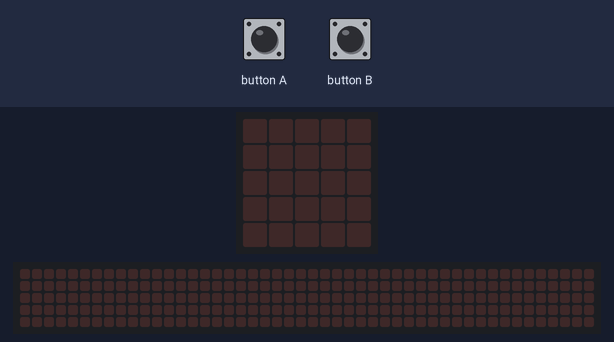
Bench run of a program on a simulated BBC micro:bit (MakeCode). Parts: the board's 5×5 LED display, a strip that is not on the board, showing the scrolling text unrolled. Inputs (shaded band) come from the test bench. The 48×5 strip is a reading aid, not a part: it shows the text the display is scrolling, unrolled, one strip-width of it at a time.

Above: at 1.2 s.
1.3 s: button A pressed for 0.15 s
At 2.7 s:
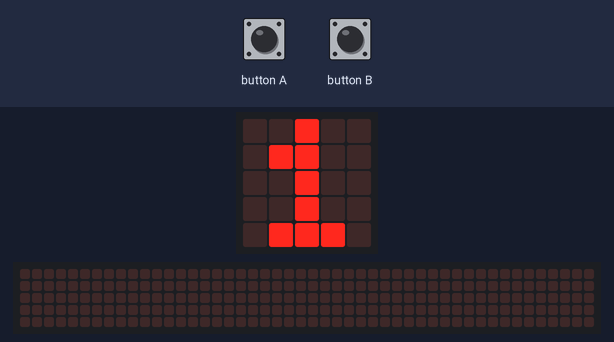
4.4 s: button B pressed for 0.15 s
At 7.4 s:
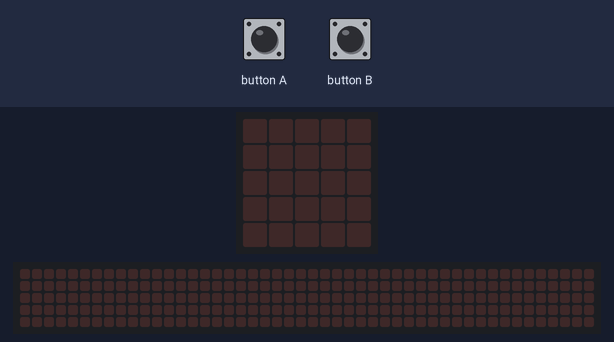
At 18.9 s:
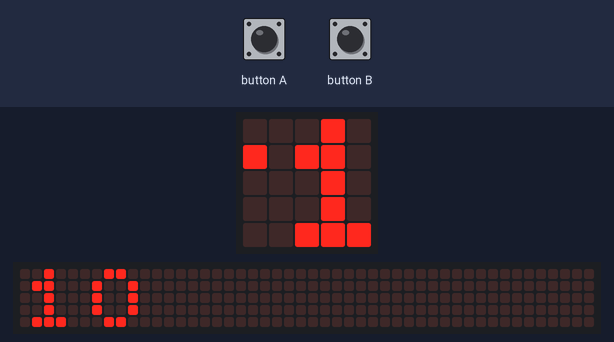
Timing chart, 0 to 19.8 s (numbered marks = the images above; inputs shaded):
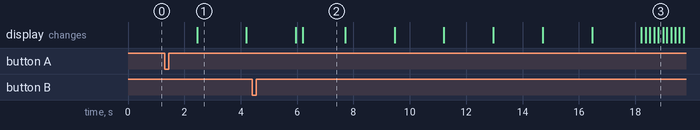

Measured:
- after the input at 1.3 s, the display: changes after 1.2 s (image 1)
- after the input at 4.4 s, the display: first differs from a run without the input after 1.8 s (image 2)
- what the display in image 1 shows lasts 1.7 s, from 2.5 s to 4.2 s
- what the display in image 2 shows lasts 1.5 s, from 6.2 s to 7.7 s

The program:

main.ts
```typescript
let temps = 0
input.onButtonPressed(Button.A, function () {
    while (!(input.buttonIsPressed(Button.B))) {
        basic.pause(1000)
        temps += 1
        basic.showNumber(temps)
    }
})
input.onButtonPressed(Button.B, function () {
    basic.showNumber(temps)
    basic.pause(500)
    basic.clearScreen()
})
```

test.ts
```typescript
// les tests vont ici ; cela ne sera pas compilé si ce paquet est utilisé en tant qu'extension.
```
